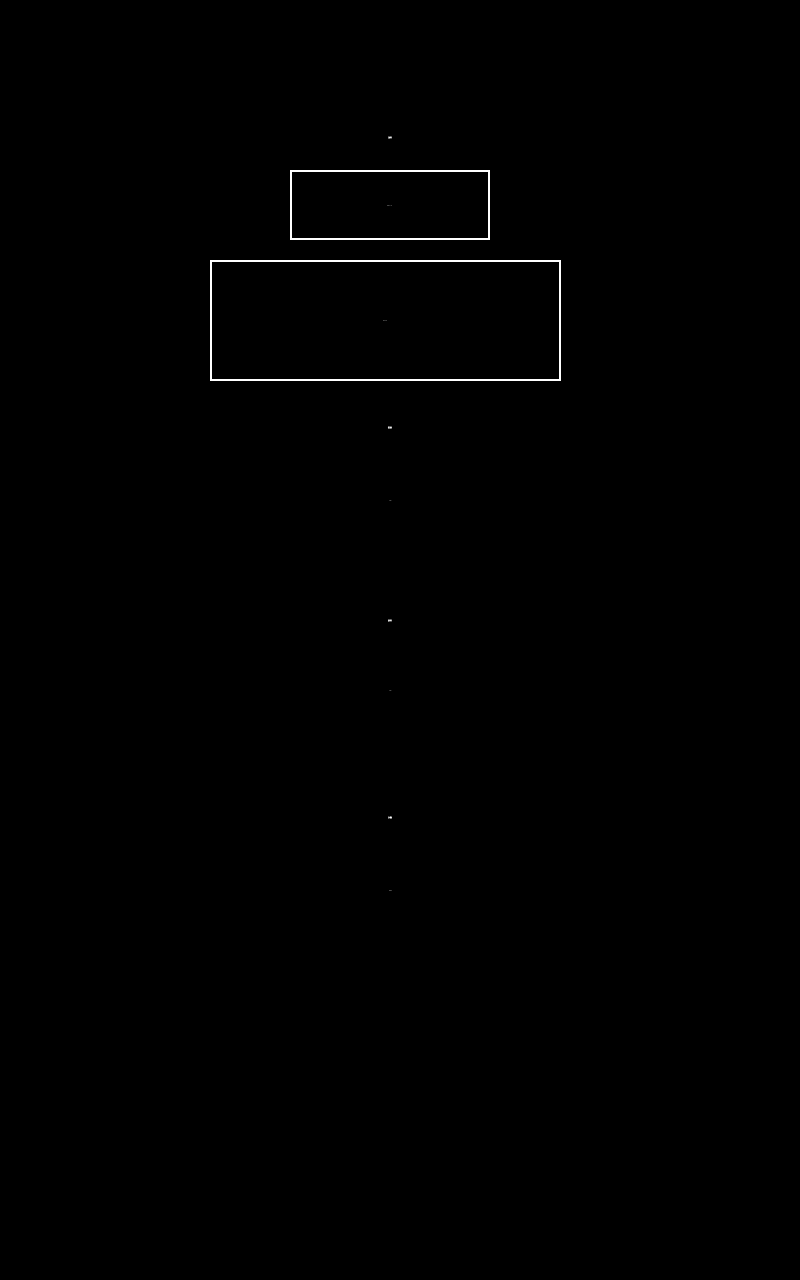
<?xml version="1.0" encoding="UTF-8"?>
<ui version="4.0">
 <class>FormBacklight</class>
 <widget class="QWidget" name="FormBacklight">
  <property name="geometry">
   <rect>
    <x>0</x>
    <y>0</y>
    <width>800</width>
    <height>1280</height>
   </rect>
  </property>
  <property name="sizePolicy">
   <sizepolicy hsizetype="Fixed" vsizetype="Fixed">
    <horstretch>0</horstretch>
    <verstretch>0</verstretch>
   </sizepolicy>
  </property>
  <property name="minimumSize">
   <size>
    <width>800</width>
    <height>1280</height>
   </size>
  </property>
  <property name="maximumSize">
   <size>
    <width>800</width>
    <height>1280</height>
   </size>
  </property>
  <property name="font">
   <font>
    <family>微软雅黑</family>
    <pointsize>-1</pointsize>
    <weight>50</weight>
    <italic>false</italic>
    <bold>false</bold>
   </font>
  </property>
  <property name="windowTitle">
   <string/>
  </property>
  <property name="styleSheet">
   <string notr="true">QWidget
{
font: 25px &quot;微软雅黑&quot;;
 background-color:rgb(0, 0, 0);
}

QLabel
{
    color: rgb(255, 255, 255);
}
QLabel#label_curCyc ,QLabel#label_curInMold ,QLabel#label_lastSumMold
{
	font:70px &quot;方正舒体&quot;;
}
QTimeEdit
{
	font:70px &quot;微软雅黑&quot;;
	background-color:rgb(0, 0, 0);
border: 2px solid rgb(255,255,255);
}

QDateEdit
{
font: 35px &quot;方正舒体&quot;;
background-color:rgb(0, 0, 0);
border: 2px solid rgb(255,255,255);
/*border: 2px solid qlineargradient(x1:0, y1:0, x2:1, y2:0, stop:0 red, stop:0.5 green, stop:1 blue);		/*2px粗，实线，渐变*/
}

</string>
  </property>
  <layout class="QGridLayout" name="gridLayout">
   <property name="margin">
    <number>0</number>
   </property>
   <property name="spacing">
    <number>0</number>
   </property>
   <item row="0" column="0">
    <widget class="QFrame" name="frameBacklight">
     <property name="sizePolicy">
      <sizepolicy hsizetype="Expanding" vsizetype="Expanding">
       <horstretch>0</horstretch>
       <verstretch>0</verstretch>
      </sizepolicy>
     </property>
     <property name="minimumSize">
      <size>
       <width>0</width>
       <height>0</height>
      </size>
     </property>
     <property name="maximumSize">
      <size>
       <width>16777215</width>
       <height>16777215</height>
      </size>
     </property>
     <property name="font">
      <font>
       <family>微软雅黑</family>
       <pointsize>-1</pointsize>
       <weight>50</weight>
       <italic>false</italic>
       <bold>false</bold>
      </font>
     </property>
     <property name="styleSheet">
      <string notr="true"/>
     </property>
     <property name="frameShape">
      <enum>QFrame::NoFrame</enum>
     </property>
     <property name="frameShadow">
      <enum>QFrame::Raised</enum>
     </property>
     <widget class="QLabel" name="label">
      <property name="geometry">
       <rect>
        <x>335</x>
        <y>120</y>
        <width>110</width>
        <height>34</height>
       </rect>
      </property>
      <property name="minimumSize">
       <size>
        <width>0</width>
        <height>0</height>
       </size>
      </property>
      <property name="maximumSize">
       <size>
        <width>16777215</width>
        <height>50</height>
       </size>
      </property>
      <property name="font">
       <font>
        <family>微软雅黑</family>
        <pointsize>-1</pointsize>
        <weight>50</weight>
        <italic>false</italic>
        <bold>false</bold>
       </font>
      </property>
      <property name="layoutDirection">
       <enum>Qt::LeftToRight</enum>
      </property>
      <property name="styleSheet">
       <string notr="true">background-color: rgb(0, 0, 0);
color: rgb(255, 255, 255);</string>
      </property>
      <property name="text">
       <string>日期时间</string>
      </property>
      <property name="alignment">
       <set>Qt::AlignCenter</set>
      </property>
     </widget>
     <widget class="QLabel" name="label_curInMold">
      <property name="enabled">
       <bool>false</bool>
      </property>
      <property name="geometry">
       <rect>
        <x>250</x>
        <y>650</y>
        <width>281</width>
        <height>80</height>
       </rect>
      </property>
      <property name="font">
       <font>
        <family>方正舒体</family>
        <pointsize>-1</pointsize>
        <weight>50</weight>
        <italic>false</italic>
        <bold>false</bold>
       </font>
      </property>
      <property name="styleSheet">
       <string notr="true"/>
      </property>
      <property name="text">
       <string>20 s</string>
      </property>
      <property name="alignment">
       <set>Qt::AlignCenter</set>
      </property>
     </widget>
     <widget class="QDateEdit" name="dateEdit">
      <property name="enabled">
       <bool>false</bool>
      </property>
      <property name="geometry">
       <rect>
        <x>290</x>
        <y>170</y>
        <width>200</width>
        <height>70</height>
       </rect>
      </property>
      <property name="sizePolicy">
       <sizepolicy hsizetype="Preferred" vsizetype="Fixed">
        <horstretch>0</horstretch>
        <verstretch>0</verstretch>
       </sizepolicy>
      </property>
      <property name="minimumSize">
       <size>
        <width>0</width>
        <height>70</height>
       </size>
      </property>
      <property name="font">
       <font>
        <family>方正舒体</family>
        <pointsize>-1</pointsize>
        <weight>50</weight>
        <italic>false</italic>
        <bold>false</bold>
       </font>
      </property>
      <property name="styleSheet">
       <string notr="true"/>
      </property>
      <property name="alignment">
       <set>Qt::AlignCenter</set>
      </property>
      <property name="buttonSymbols">
       <enum>QAbstractSpinBox::NoButtons</enum>
      </property>
      <property name="correctionMode">
       <enum>QAbstractSpinBox::CorrectToPreviousValue</enum>
      </property>
      <property name="displayFormat">
       <string>yyyy-MM-dd</string>
      </property>
     </widget>
     <widget class="QLabel" name="label_lastSumMold">
      <property name="enabled">
       <bool>false</bool>
      </property>
      <property name="geometry">
       <rect>
        <x>250</x>
        <y>850</y>
        <width>281</width>
        <height>80</height>
       </rect>
      </property>
      <property name="font">
       <font>
        <family>方正舒体</family>
        <pointsize>-1</pointsize>
        <weight>50</weight>
        <italic>false</italic>
        <bold>false</bold>
       </font>
      </property>
      <property name="styleSheet">
       <string notr="true"/>
      </property>
      <property name="text">
       <string>5000</string>
      </property>
      <property name="alignment">
       <set>Qt::AlignCenter</set>
      </property>
     </widget>
     <widget class="QLabel" name="label_2">
      <property name="geometry">
       <rect>
        <x>335</x>
        <y>410</y>
        <width>110</width>
        <height>34</height>
       </rect>
      </property>
      <property name="font">
       <font>
        <family>微软雅黑</family>
        <pointsize>-1</pointsize>
        <weight>50</weight>
        <italic>false</italic>
        <bold>false</bold>
       </font>
      </property>
      <property name="styleSheet">
       <string notr="true"/>
      </property>
      <property name="text">
       <string>循环周期</string>
      </property>
      <property name="alignment">
       <set>Qt::AlignCenter</set>
      </property>
     </widget>
     <widget class="QLabel" name="label_8">
      <property name="geometry">
       <rect>
        <x>335</x>
        <y>800</y>
        <width>110</width>
        <height>34</height>
       </rect>
      </property>
      <property name="font">
       <font>
        <family>微软雅黑</family>
        <pointsize>-1</pointsize>
        <weight>50</weight>
        <italic>false</italic>
        <bold>false</bold>
       </font>
      </property>
      <property name="styleSheet">
       <string notr="true"/>
      </property>
      <property name="text">
       <string>生产模数</string>
      </property>
      <property name="alignment">
       <set>Qt::AlignCenter</set>
      </property>
     </widget>
     <widget class="QLabel" name="label_5">
      <property name="geometry">
       <rect>
        <x>335</x>
        <y>603</y>
        <width>110</width>
        <height>34</height>
       </rect>
      </property>
      <property name="font">
       <font>
        <family>微软雅黑</family>
        <pointsize>-1</pointsize>
        <weight>50</weight>
        <italic>false</italic>
        <bold>false</bold>
       </font>
      </property>
      <property name="styleSheet">
       <string notr="true"/>
      </property>
      <property name="text">
       <string>取件时间</string>
      </property>
      <property name="alignment">
       <set>Qt::AlignCenter</set>
      </property>
     </widget>
     <widget class="QTimeEdit" name="timeEdit">
      <property name="enabled">
       <bool>false</bool>
      </property>
      <property name="geometry">
       <rect>
        <x>210</x>
        <y>260</y>
        <width>351</width>
        <height>121</height>
       </rect>
      </property>
      <property name="sizePolicy">
       <sizepolicy hsizetype="Preferred" vsizetype="Fixed">
        <horstretch>0</horstretch>
        <verstretch>0</verstretch>
       </sizepolicy>
      </property>
      <property name="minimumSize">
       <size>
        <width>0</width>
        <height>50</height>
       </size>
      </property>
      <property name="font">
       <font>
        <family>微软雅黑</family>
        <pointsize>-1</pointsize>
        <weight>50</weight>
        <italic>false</italic>
        <bold>false</bold>
       </font>
      </property>
      <property name="styleSheet">
       <string notr="true"/>
      </property>
      <property name="frame">
       <bool>true</bool>
      </property>
      <property name="alignment">
       <set>Qt::AlignCenter</set>
      </property>
      <property name="buttonSymbols">
       <enum>QAbstractSpinBox::NoButtons</enum>
      </property>
      <property name="dateTime">
       <datetime>
        <hour>5</hour>
        <minute>54</minute>
        <second>0</second>
        <year>2000</year>
        <month>1</month>
        <day>1</day>
       </datetime>
      </property>
      <property name="displayFormat">
       <string>HH:mm:ss</string>
      </property>
     </widget>
     <widget class="QLabel" name="label_curCyc">
      <property name="enabled">
       <bool>false</bool>
      </property>
      <property name="geometry">
       <rect>
        <x>250</x>
        <y>460</y>
        <width>281</width>
        <height>80</height>
       </rect>
      </property>
      <property name="font">
       <font>
        <family>方正舒体</family>
        <pointsize>-1</pointsize>
        <weight>50</weight>
        <italic>false</italic>
        <bold>false</bold>
       </font>
      </property>
      <property name="styleSheet">
       <string notr="true"/>
      </property>
      <property name="text">
       <string>20 s</string>
      </property>
      <property name="alignment">
       <set>Qt::AlignCenter</set>
      </property>
     </widget>
    </widget>
   </item>
  </layout>
 </widget>
 <resources/>
 <connections/>
</ui>
